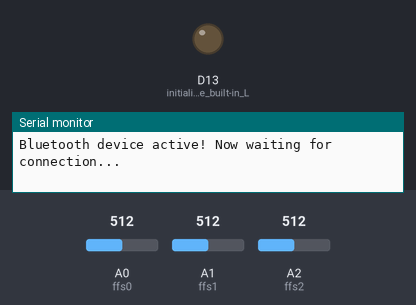
The sketch below on a simulated Arduino Nano 33 IoT. On the bench: output pins drawn as LEDs (lit = HIGH), the last lines printed to the serial monitor. The test bench sets the inputs (shaded band); at power-on: A0 (ffs0) = 512, A1 (ffs1) = 512, A2 (ffs2) = 512. Nothing arrives over Bluetooth unless stated; a phone connects over Bluetooth LE 3 s after start.

Above: at 0.1 s.
At 3.1 s:
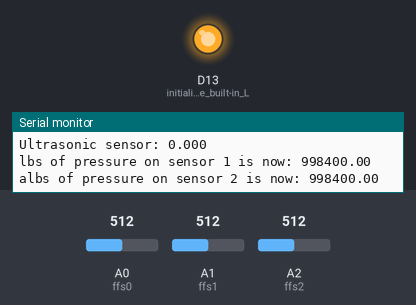
Timing chart, 0 to 4.6 s (numbered marks = the images above):
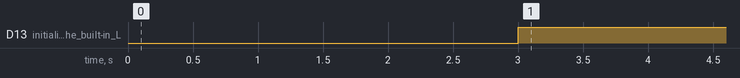

Measured:
- by itself, D13 (initialize_the_built-in_L): LOW → HIGH at 3.0 s

The sketch:

BLEwearableservice.ino
```cpp
#include <ArduinoBLE.h>

// BLE Battery Service
BLEService wearableService("180F");

// BLE Battery Level Characteristic
BLEUnsignedCharCharacteristic sensor1LevelChar("2A19",  // standard 16-bit characteristic UUID
    BLERead | BLENotify); // remote clients will be able to get notifications if this characteristic changes
BLEUnsignedCharCharacteristic sensor2LevelChar("2A19",  // standard 16-bit characteristic UUID
    BLERead | BLENotify); // remote clients will be able to get notifications if this characteristic changes
BLEUnsignedCharCharacteristic sensor3LevelChar("2A19",  // standard 16-bit characteristic UUID
    BLERead | BLENotify); // remote clients will be able to get notifications if this characteristic changes
BLEUnsignedCharCharacteristic ultrasonicLevelChar("2A19",  // standard 16-bit characteristic UUID
    BLERead | BLENotify); // remote clients will be able to get notifications if this characteristic changes

int oldsensor1Level = 0;  // last level reading from analog input
int oldsensor2Level = 0;  // last level reading from analog input
int oldsensor3Level = 0;  // last level reading from analog input
int oldultrasonicLevel = 0;  // last level reading from analog input
long previousMillis = 0;  // last time the level was checked, in ms

int ffs0 = A0; // FlexiForce sensor is connected analog pin A0
int ffs1 = A1; // FlexiForce sensor is connected analog pin A1
int ffs2 = A2; // FlexiForce sensor is connected analog pin A2
//int uss0 = PWM //IDK HOW THE ULTRASONIC SENSOR WORKS THIS IS PLACEHOLDER
int ffsdata[3] = {0, 0, 0};

float vout[4] = {0, 0, 0, 0};
float cf = 19.5; //calibration factor for pressure sensors

void setup() {
  Serial.begin(9600);    // initialize serial communication
  while (!Serial);
  pinMode(ffs0, INPUT);
  pinMode(ffs1, INPUT);
  pinMode(ffs2, INPUT);
  //  pinMode(uss0, INPUT);
  pinMode(LED_BUILTIN, OUTPUT); // initialize the built-in LED pin to indicate when a central is connected

  // begin initialization
  if (!BLE.begin()) {
    Serial.println("starting BLE failed!");

    while (1);
  }

  /* Set a local name for the BLE device
     This name will appear in advertising packets
     and can be used by remote devices to identify this BLE device
     The name can be changed but maybe be truncated based on space left in advertisement packet
  */
  BLE.setLocalName("MRCPRWearable");
  BLE.setAdvertisedService(wearableService); // add the service UUID
  wearableService.addCharacteristic(sensor1LevelChar); // add the sensor1 level characteristic
  wearableService.addCharacteristic(sensor2LevelChar); // add the sensor2 level characteristic
  wearableService.addCharacteristic(sensor3LevelChar); // add the sensor3 level characteristic
  wearableService.addCharacteristic(ultrasonicLevelChar); // add the ultrasonic level characteristic

  BLE.addService(wearableService); // Add the wearable service
  sensor1LevelChar.writeValue(oldsensor1Level); // set initial value for this characteristic
  sensor2LevelChar.writeValue(oldsensor2Level); // set initial value for this characteristic
  sensor3LevelChar.writeValue(oldsensor3Level); // set initial value for this characteristic
  ultrasonicLevelChar.writeValue(oldultrasonicLevel); // set initial value for this characteristic

  /* Start advertising BLE.  It will start continuously transmitting BLE
     advertising packets and will be visible to remote BLE central devices
     until it receives a new connection */

  // start advertising
  BLE.advertise();

  Serial.println("Bluetooth device active! Now waiting for connection...");
}

void loop() {
  // wait for a BLE central
  BLEDevice central = BLE.central();

  // if a central is connected to the peripheral:
  if (central) {
    Serial.print("Connected to central: ");
    // print the central's BT address:
    Serial.println(central.address());
    // turn on the LED to indicate the connection:
    digitalWrite(LED_BUILTIN, HIGH);

    // check the sensors every 200ms
    // while the central is connected:
    while (central.connected()) {
      long currentMillis = millis();
      // if 200ms have passed, check the sensor levels:
      if (currentMillis - previousMillis >= 200) {
        previousMillis = currentMillis;
        updateSensorLevel();
      }
    }
    // when the central disconnects, turn off the LED:
    digitalWrite(LED_BUILTIN, LOW);
    Serial.print("Disconnected from central: ");
    Serial.println(central.address());
  }
}

void updateSensorLevel() {
  /* Read the current voltage level on the input pins.
     This is used here to update the sensors and calibrate them.
     The values are then updated if the sensors reguster a change.
  */
  ffsdata[0] = analogRead(ffs0);
  ffsdata[1] = analogRead(ffs1);
  ffsdata[2] = analogRead(ffs2);
  //Q: does the ultrasonic sensor need to be calibrated to register depth correctly?
  //if Yes, need to change the below line so it's not a straight read (see for loop)
  //  vout[3] = analogRead(uss0);

  // This loop uses the calibration factor to change the flexiforce to lbs
  for (int i = 0; i < 2; i++) {
    vout[i] = ((ffsdata[i]) * 100);
    vout[i] = vout[i] * cf;
    //if the calibration skews, check out the map() function for changing
    Serial.print("Flexi Force sensor ");
    Serial.print(i);
    Serial.print(": ");
    Serial.print(vout[i], 3);
    Serial.println("");
  }
  //This prints out the sensor values
  Serial.print("Ultrasonic sensor: ");
  Serial.print(vout[3], 3);
  Serial.println("");


  //these loops check if the values have changed within the milli time and change according.

  if (vout[0] != oldsensor1Level) {      // if the sensor1 level has changed
    Serial.print("lbs of pressure on sensor 1 is now: "); // print it
    Serial.println(vout[0]);
    sensor1LevelChar.writeValue(vout[0]);  // and update the sensor level characteristic
    oldsensor1Level = vout[0];           // save the level for next comparison
  }
  if (vout[1] != oldsensor2Level) {      // if the sensor2 level has changed
    Serial.print("albs of pressure on sensor 2 is now: "); // print it
    Serial.println(vout[1]);
    sensor2LevelChar.writeValue(vout[1]);  // and update the sensor level characteristic
    oldsensor2Level = vout[1];           // save the level for next comparison
  }
  if (vout[2] != oldsensor3Level) {      // if the sensor3 level has changed
    Serial.print("lbs of pressure on sensor 3 is now: "); // print it
    Serial.println(vout[2]);
    sensor3LevelChar.writeValue(vout[2]);  // and update the sensor3 level characteristic
    oldsensor3Level = vout[2];           // save the level for next comparison
  }
  //  if (vout[3] != oldultrasonicLevel) {      // if the sensor level has changed
  //    Serial.print("ultrasonic depth is now: "); // print it
  //    Serial.println(vout[3]);
  //    ultrasonicLevelChar.writeValue(vout[3]);  // and update the ultrasonic level characteristic
  //    oldultrasonicLevel = vout[3];           // save the level for next comparison
  //  }
}
```
